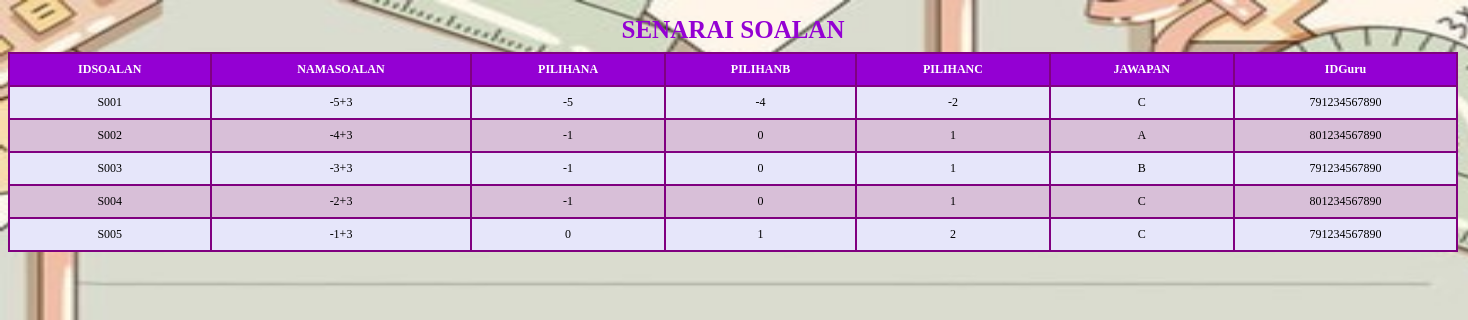
Page /soalan_senarai.php on the committed database.
### tables this page shows
CREATE TABLE `soalan` (
  `IDSoalan` varchar(4) NOT NULL,
  `NamaSoalan` varchar(30) DEFAULT NULL,
  `PilihanA` varchar(30) DEFAULT NULL,
  `PilihanB` varchar(30) DEFAULT NULL,
  `PilihanC` varchar(30) DEFAULT NULL,
  `Jawapan` varchar(1) DEFAULT NULL,
  `IDGuru` varchar(12) DEFAULT NULL
);

### soalan_senarai.php (the view)
<?php
    include ('sambungan.php');
?>
<link rel="stylesheet" href="senarai.css">
<table>
    <caption>SENARAI SOALAN</caption>
    <tr>
        <th>IDSOALAN</th>
        <th>NAMASOALAN</th>
        <th>PILIHANA</th>
        <th>PILIHANB</th>
        <th>PILIHANC</th>
        <th>JAWAPAN</th>
        <th>IDGuru</th>
    </tr>
    <?php
        $sql='select * from soalan';
        $result=mysqli_query($sambungan,$sql);
        while ($soalan=mysqli_fetch_array($result)){
            echo '<tr><td>'.$soalan["IDSoalan"].'</td>
                      <td>'.$soalan["NamaSoalan"].'</td>
                      <td>'.$soalan["PilihanA"].'</td>
                      <td>'.$soalan["PilihanB"].'</td>
                      <td>'.$soalan["PilihanC"].'</td>
                      <td>'.$soalan["Jawapan"].'</td>
                      <td>'.$soalan["IDGuru"].'</td>
            </tr>';
        }
    ?>
</table>

### senarai.css (style rules this page uses)
table { margin-left: auto; margin-right: auto; font-family:verdana; font-size: 12px; font-weight: normal; text-align: center; width:1450px; margin: 0px; border-collapse: collapse; }
caption, .hola { font-size: 25px; font-weight: bold; color: darkviolet; padding: 8px; }
td,th { padding: 8px; border: 2px solid purple; }
tr:nth-child(odd) { background-color: thistle; }
tr:nth-child(even) { background-color: lavender; }
th { font-weight: bold; color: white; background-color: darkviolet; }

### rows in the picture
soalan: IDSoalan "S001", NamaSoalan "-5+3", PilihanA "-5", PilihanB "-4", PilihanC "-2", Jawapan "C", IDGuru "791234567890"
soalan: IDSoalan "S002", NamaSoalan "-4+3", PilihanA "-1", PilihanB "0", PilihanC "1", Jawapan "A", IDGuru "801234567890"
soalan: IDSoalan "S003", NamaSoalan "-3+3", PilihanA "-1", PilihanB "0", PilihanC "1", Jawapan "B", IDGuru "791234567890"
soalan: IDSoalan "S004", NamaSoalan "-2+3", PilihanA "-1", PilihanB "0", PilihanC "1", Jawapan "C", IDGuru "801234567890"
soalan: IDSoalan "S005", NamaSoalan "-1+3", PilihanA "0", PilihanB "1", PilihanC "2", Jawapan "C", IDGuru "791234567890"
